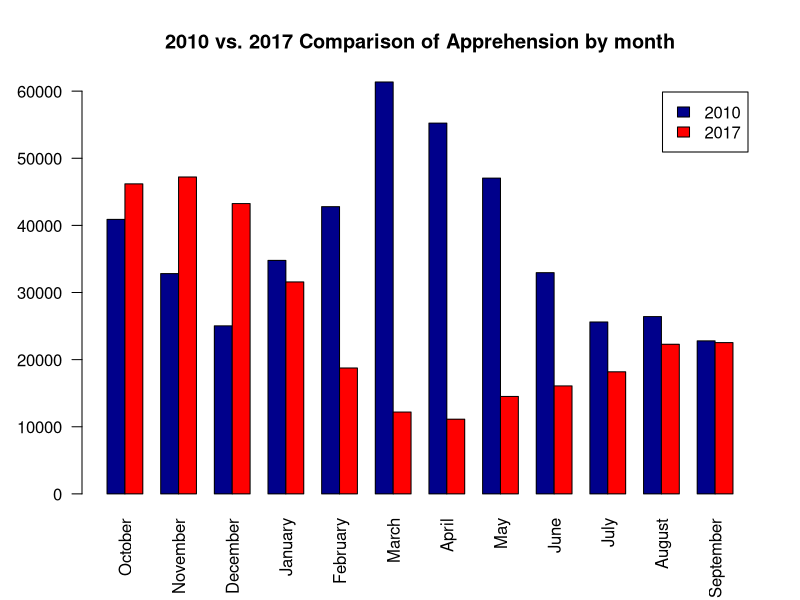
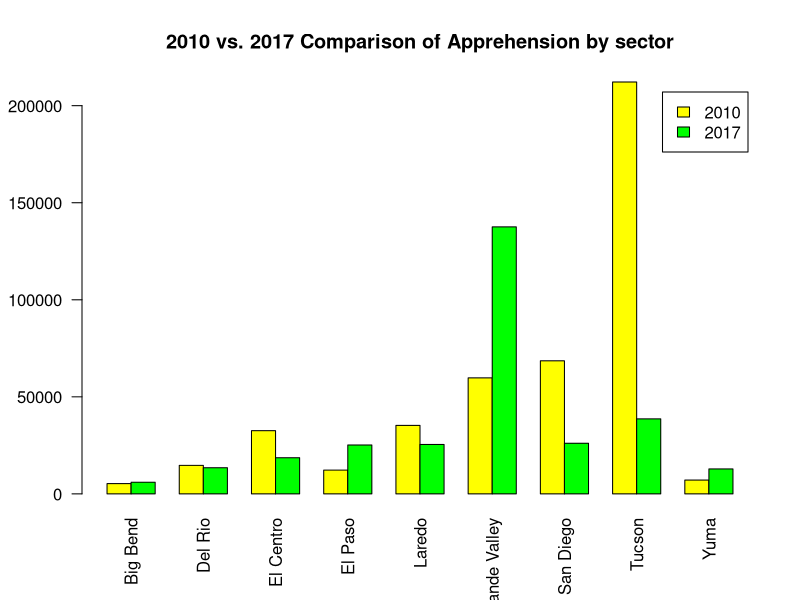
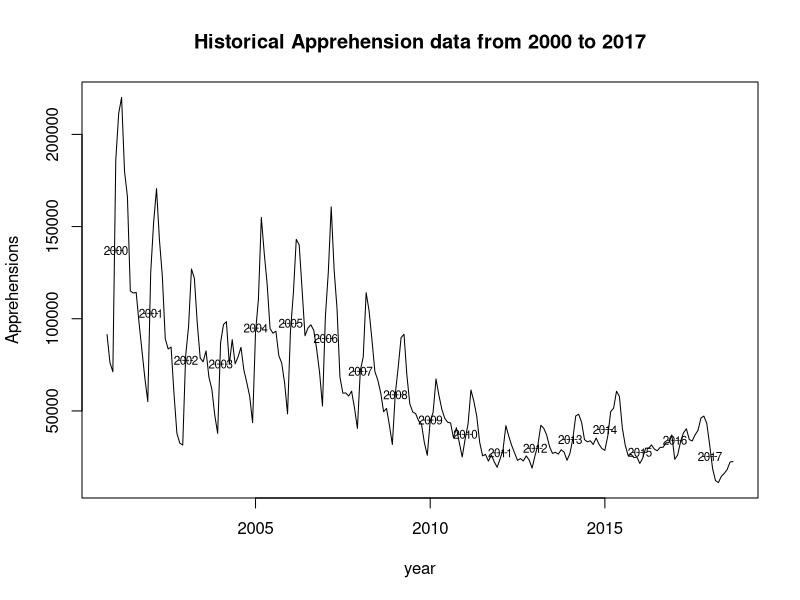

Reproduce these figures in R, in order.
## ---- chunk 1
knitr::opts_chunk$set(echo = FALSE)
## ---- chunk 2
df2010 <- read.csv("BP Apprehensions 2010.csv")
dMat2010 <- gsub(",", "", as.matrix(df2010[1:9,2:13]))
storage.mode(dMat2010) <- "numeric"
df2017 <- read.csv("PB Apprehensions 2017.csv")
dMat2017 <- gsub(",", "", as.matrix(df2017[1:9,2:13]))
storage.mode(dMat2017) <- "numeric"

monthMat <- rbind(colSums(dMat2010), colSums(dMat2017))
rownames(monthMat) <- c(2010, 2017)

sectorMat <- rbind(rowSums(dMat2010), rowSums(dMat2017))
colnames(sectorMat) <- df2010$Sector
rownames(sectorMat) <- c(2010, 2017)
## ---- chunk 3

barplot(monthMat, main = "2010 vs. 2017 Comparison of Apprehension by month",
  las=2, col=c("darkblue","red"),
 	legend = rownames(monthMat), beside=TRUE)
## ---- chunk 4
#opts_chunk$set(dev = 'pdf')
barplot(sectorMat, main = "2010 vs. 2017 Comparison of Apprehension by sector",
  las=2, col=c("yellow","green"),
 	legend = rownames(sectorMat), beside=TRUE)
## ---- chunk 5
# Usual month sequence
ts2 <- read.csv("PB monthly summaries.csv")
#ts3 <- cbind(ts2[5:13], ts2[2:4])
#ts1 <- rev(as.vector(t(rev(ts3))))
#ts1 <- ts(ts1, start = c(2000,10), frequency=12)
#ts.plot(ts1, gpars=list(xlab="year", ylab="Apprehensions", lty=c(1:3)))

#Last month of October 2017 is September 2016
ts4 <- ts2[2:13]
ts5 <- rev(as.vector(t(rev(ts4))))
ts5 <- ts(ts5, start = c(2000,10), frequency=12)
ts.plot(ts5, gpars=list(xlab="year", ylab="Apprehensions", lty=c(1:3)), main = "Historical Apprehension data from 2000 to 2017")


ts7 <- as.matrix(ts4)
ts8 <- rev(sapply(1:18, function(i) sum(ts7[i, ]) / 12))
namebank <- as.character(c(2000:2017))
text(c(2000:2017) + 1, ts8, labels=namebank, cex= 0.7)
text(c(2000:2017) + 1, ts8, labels="----", cex= 0.7)
